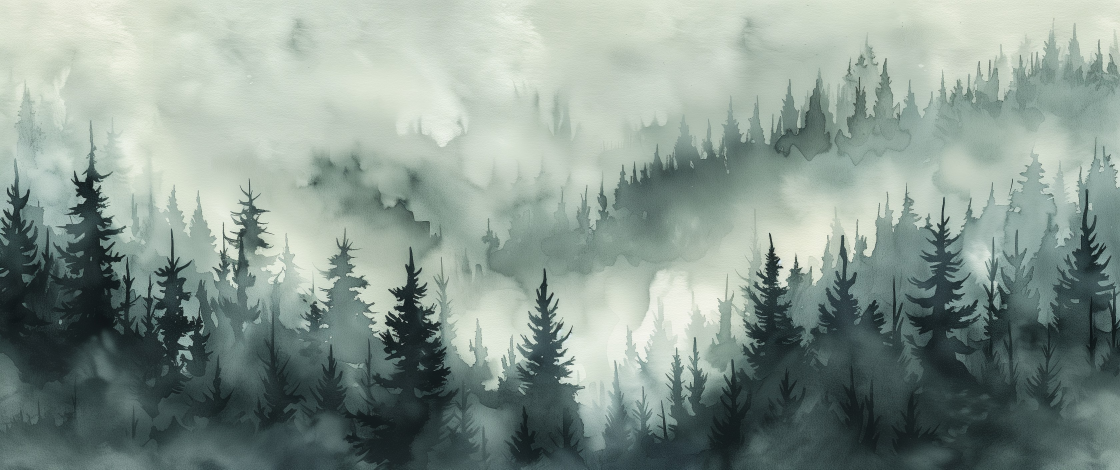
#> input picture package/contents/ui/styles/forest/forest.jpg, 3360 x 1408 px (shown at 1/3 size); its folder holds only this picture in this run
$ python misty_forest.py
#> lines starting #> are read from the running program, lines starting #| are printed output that depends on the picture
#> in main, painting is the input picture: PIL image 3360x1408 RGB; mean R, G, B 136.1, 151.4, 143.6
#!/usr/bin/env python3
"""Generate the images for the "Misty Forest" style.

The style animates a static watercolour painting of spruces in thick fog. This script derives
everything from that painting and from procedural noise:

  forest.jpg   the painting itself (only written when a source image is given)
  front.png    the painting again, with an alpha mask that keeps only the dark front trees; fog
               layers drift between forest.jpg and front.png so mist passes behind these trees
  mist1.png    two tileable fog textures (white, alpha from fractal noise in a horizontal band)
  mist2.png    that wrap left to right so they can scroll forever
  glow.png     a soft radial blob used for the pale light in the sky

Usage: python3 tools/misty_forest.py [source.png]
"""
import sys
from pathlib import Path

import numpy as np
from PIL import Image, ImageFilter

OUT = Path(__file__).resolve().parent.parent / "package/contents/ui/styles/forest"

# The front cut-out: pixels darker than L_OPAQUE are fully kept, brighter than L_CLEAR are
# dropped. Only the lower part of the picture counts, so dark sky or distant trees stay out.
L_CLEAR, L_OPAQUE = 0.42, 0.28
Y_START, Y_FULL = 0.35, 0.50       # vertical ramp (fraction of the height): 0 above, 1 below
FEATHER = 2                        # Gaussian radius in pixels for the alpha edge

MIST_SIZE = (1200, 500)
MIST_FOG = (236, 240, 238)


def smoothstep(a, b, x):
    """0 at x == a, 1 at x == b, smooth in between (works for a > b too)."""
    t = np.clip((x - a) / (b - a), 0, 1)
    return t * t * (3 - 2 * t)


def make_front(painting):
    rgb = np.asarray(painting, np.float32) / 255
    lum = rgb @ np.array([0.2126, 0.7152, 0.0722], np.float32)
    h = lum.shape[0]
#> h = 1408
    ramp = smoothstep(Y_START * h, Y_FULL * h, np.arange(h, dtype=np.float32))[:, None]
#> ramp = 1408 values from 0 to 1
    alpha = Image.fromarray((smoothstep(L_CLEAR, L_OPAQUE, lum) * ramp * 255).round().astype(np.uint8))
#> call 2 of smoothstep, with a = 0.42, b = 0.28
#> in smoothstep (call 2), `t = np.clip((x - a) / (b - a), 0, 1)`:
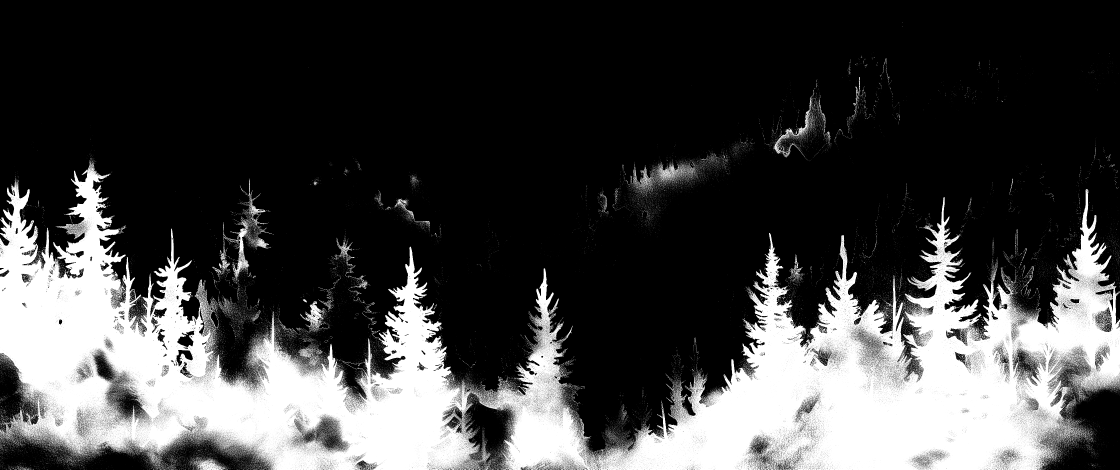
#> t: shape (1408, 3360) float32 (shown at 1/3 size); min 0, max 1, mean 0.263
    alpha = alpha.filter(ImageFilter.GaussianBlur(FEATHER))
    img = painting.convert("RGBA")
    img.putalpha(alpha)
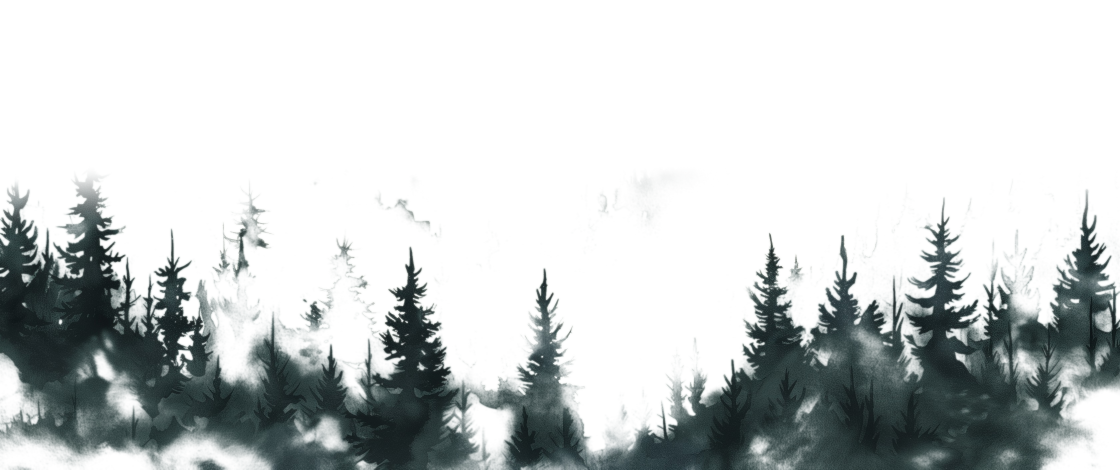
#> img: PIL image 3360x1408 RGBA (shown at 1/3 size); mean R, G, B, A 136.1, 151.4, 143.6, 66.2; transparent parts drawn white
    # Transparent pixels keep no colour, which helps the PNG compress.
    a = np.asarray(img).copy()
    a[a[..., 3] == 0, :3] = 0
    return Image.fromarray(a)


def value_noise(w, h, cells_x, cells_y, rng):
    """Cosine-interpolated lattice noise in 0..1 that wraps horizontally."""
    lattice = rng.random((cells_y + 1, cells_x))
    u = np.arange(w) / w * cells_x
    v = np.arange(h) / h * cells_y
    x0, y0 = u.astype(int), v.astype(int)
    fx = ((1 - np.cos((u - x0) * np.pi)) / 2)[None, :]
    fy = ((1 - np.cos((v - y0) * np.pi)) / 2)[:, None]
    x1 = (x0 + 1) % cells_x
    top = lattice[y0][:, x0] * (1 - fx) + lattice[y0][:, x1] * fx
    bot = lattice[y0 + 1][:, x0] * (1 - fx) + lattice[y0 + 1][:, x1] * fx
    return top * (1 - fy) + bot * fy


def blur_wrap(a, sigma):
    """Gaussian blur that treats the columns as a loop, so the left and right edges still match."""
    r = int(sigma * 3)
    k = np.exp(-0.5 * (np.arange(-r, r + 1) / sigma) ** 2)
    k /= k.sum()
    padded = np.pad(a, ((r, r), (r, r)), mode="wrap")          # wrap both ways, rows are cropped
    tmp = sum(k[i] * padded[:, i:i + a.shape[1]] for i in range(2 * r + 1))
    return sum(k[i] * tmp[i:i + a.shape[0]] for i in range(2 * r + 1))


def make_mist(seed, band, max_alpha=0.95):
    """Fog texture: fractal noise shaped into soft billows inside a vertical band.

    The billows are large and separated by clear gaps, because a diffuse haze drifting over the
    pale painting does not read as movement.

    band = (fade-in start, dense start, dense end, fade-out end) as fractions of the height.
    """
    w, h = MIST_SIZE
    rng = np.random.default_rng(seed)
    n = sum(value_noise(w, h, 5 * 2 ** o, 2 * 2 ** o, rng) / 2 ** o for o in range(4))
    n = blur_wrap(n / (2 - 2 ** -3), 3)
    n = (n - n.min()) / (n.max() - n.min())        # use the whole 0..1 range whatever the seed
    y = np.arange(h) / h
    profile = smoothstep(band[0], band[1], y) * (1 - smoothstep(band[2], band[3], y))
    alpha = profile[:, None] * np.clip((n - 0.4) / 0.3, 0, 1) * max_alpha
    out = np.empty((h, w, 4), np.uint8)
    out[..., :3] = MIST_FOG
    out[..., 3] = (alpha * 255).round()
    return Image.fromarray(out)


def make_glow(size=256):
    c = (np.arange(size) + 0.5) / size * 2 - 1
    r = np.hypot(c[None, :], c[:, None])
    alpha = (1 - np.clip(r, 0, 1)) ** 2
    out = np.full((size, size, 4), 255, np.uint8)
    out[..., 3] = (alpha * 255).round()
    return Image.fromarray(out)


def main():
    OUT.mkdir(parents=True, exist_ok=True)
    if len(sys.argv) > 1:
        Image.open(sys.argv[1]).convert("RGB").save(OUT / "forest.jpg", quality=90)
    painting = Image.open(OUT / "forest.jpg").convert("RGB")
    make_front(painting).save(OUT / "front.png", optimize=True)
    make_mist(11, (0.15, 0.45, 0.75, 1.0)).save(OUT / "mist1.png", optimize=True)
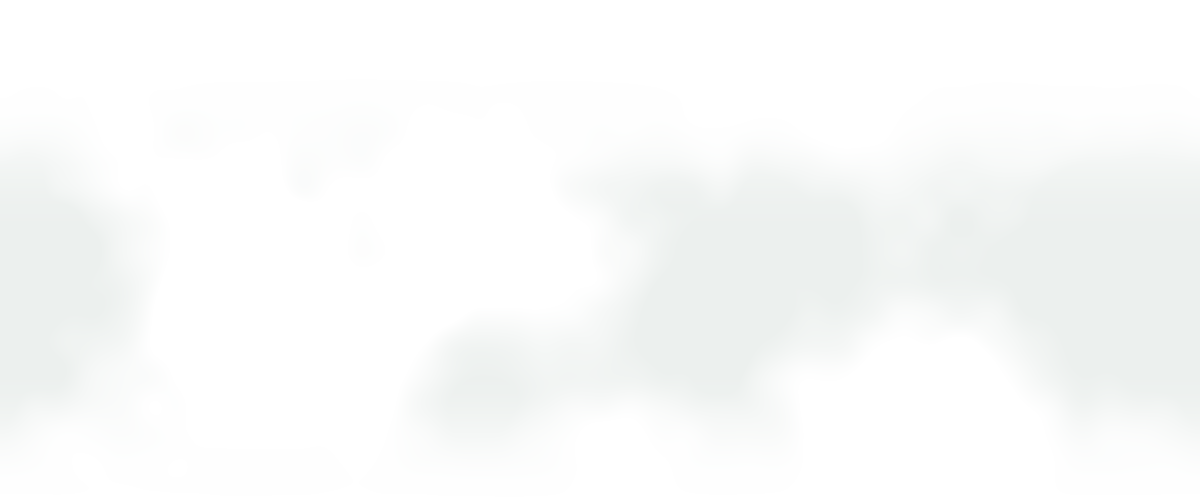
#> saved as mist1.png: PIL image 1200x500 RGBA; mean R, G, B, A 236, 240, 238, 66.9; transparent parts drawn white
    make_mist(23, (0.0, 0.30, 0.55, 0.85)).save(OUT / "mist2.png", optimize=True)
    make_glow().save(OUT / "glow.png", optimize=True)
    for f in sorted(OUT.iterdir()):
        print(f"{f.name}: {f.stat().st_size / 1e3:.0f} kB")


if __name__ == "__main__":
    main()
